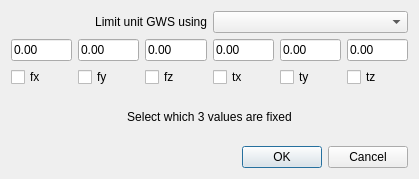
<ui version="4.0" stdsetdef="1" >
  <author></author>
  <comment></comment>
  <exportmacro></exportmacro>
  <class>GWSProjDlgBase</class>
  <widget class="QDialog" name="GWSProjDlgBase" >
    <property name="geometry" >
      <rect>
        <x>0</x>
        <y>0</y>
        <width>419</width>
        <height>179</height>
      </rect>
    </property>
    <property name="sizePolicy" >
      <sizepolicy>
        <hsizetype>5</hsizetype>
        <vsizetype>5</vsizetype>
        <horstretch>0</horstretch>
        <verstretch>0</verstretch>
      </sizepolicy>
    </property>
    <property name="windowTitle" >
      <string>Create GWS Projection</string>
    </property>
    <layout class="QVBoxLayout" >
      <property name="margin" >
        <number>11</number>
      </property>
      <property name="spacing" >
        <number>6</number>
      </property>
      <item>
        <layout class="QHBoxLayout" >
          <property name="margin" >
            <number>0</number>
          </property>
          <property name="spacing" >
            <number>6</number>
          </property>
          <item>
            <widget class="QLabel" name="TextLabel1" >
              <property name="text" >
                <string>Limit unit GWS using</string>
              </property>
              <property name="alignment" >
                <set>Qt::AlignVCenter|Qt::AlignRight</set>
              </property>
              <property name="wordWrap" >
                <bool>false</bool>
              </property>
            </widget>
          </item>
          <item>
            <widget class="QComboBox" name="gwsTypeComboBox" />
          </item>
        </layout>
      </item>
      <item>
        <layout class="QGridLayout" >
          <property name="margin" >
            <number>0</number>
          </property>
          <property name="spacing" >
            <number>6</number>
          </property>
          <item row="1" column="1" >
            <widget class="QCheckBox" name="fyCheckBox" >
              <property name="text" >
                <string>fy</string>
              </property>
            </widget>
          </item>
          <item rowspan="1" row="0" column="0" colspan="6" >
            <layout class="QHBoxLayout" >
              <property name="margin" >
                <number>0</number>
              </property>
              <property name="spacing" >
                <number>6</number>
              </property>
              <item>
                <widget class="QLineEdit" name="fxCoord" >
                  <property name="text" >
                    <string>0.00</string>
                  </property>
                </widget>
              </item>
              <item>
                <widget class="QLineEdit" name="fyCoord" >
                  <property name="text" >
                    <string>0.00</string>
                  </property>
                </widget>
              </item>
              <item>
                <widget class="QLineEdit" name="fzCoord" >
                  <property name="text" >
                    <string>0.00</string>
                  </property>
                </widget>
              </item>
              <item>
                <widget class="QLineEdit" name="txCoord" >
                  <property name="text" >
                    <string>0.00</string>
                  </property>
                </widget>
              </item>
              <item>
                <widget class="QLineEdit" name="tyCoord" >
                  <property name="text" >
                    <string>0.00</string>
                  </property>
                </widget>
              </item>
              <item>
                <widget class="QLineEdit" name="tzCoord" >
                  <property name="text" >
                    <string>0.00</string>
                  </property>
                </widget>
              </item>
            </layout>
          </item>
          <item row="1" column="5" >
            <widget class="QCheckBox" name="tzCheckBox" >
              <property name="text" >
                <string>tz</string>
              </property>
            </widget>
          </item>
          <item row="1" column="0" >
            <widget class="QCheckBox" name="fxCheckBox" >
              <property name="text" >
                <string>fx</string>
              </property>
            </widget>
          </item>
          <item row="1" column="3" >
            <widget class="QCheckBox" name="txCheckBox" >
              <property name="text" >
                <string>tx</string>
              </property>
            </widget>
          </item>
          <item row="1" column="2" >
            <widget class="QCheckBox" name="fzCheckBox" >
              <property name="text" >
                <string>fz</string>
              </property>
            </widget>
          </item>
          <item row="1" column="4" >
            <widget class="QCheckBox" name="tyCheckBox" >
              <property name="text" >
                <string>ty</string>
              </property>
            </widget>
          </item>
        </layout>
      </item>
      <item>
        <widget class="QLabel" name="TextLabel2" >
          <property name="text" >
            <string>Select which 3 values are fixed</string>
          </property>
          <property name="alignment" >
            <set>Qt::AlignCenter</set>
          </property>
          <property name="wordWrap" >
            <bool>false</bool>
          </property>
        </widget>
      </item>
      <item>
        <layout class="QHBoxLayout" >
          <property name="margin" >
            <number>0</number>
          </property>
          <property name="spacing" >
            <number>6</number>
          </property>
          <item>
            <spacer name="Spacer1" >
              <property name="sizeHint" >
                <size>
                  <width>20</width>
                  <height>20</height>
                </size>
              </property>
              <property name="sizeType" >
                <enum>QSizePolicy::Expanding</enum>
              </property>
              <property name="orientation" >
                <enum>Qt::Horizontal</enum>
              </property>
            </spacer>
          </item>
          <item>
            <widget class="QPushButton" name="OKButton" >
              <property name="text" >
                <string>OK</string>
              </property>
            </widget>
          </item>
          <item>
            <widget class="QPushButton" name="CancelButton" >
              <property name="text" >
                <string>Cancel</string>
              </property>
              <property name="autoDefault" >
                <bool>false</bool>
              </property>
            </widget>
          </item>
        </layout>
      </item>
    </layout>
  </widget>
  <layoutdefault spacing="6" margin="11" />
  <pixmapfunction>qPixmapFromMimeSource</pixmapfunction>
  <connections>
    <connection>
      <sender>OKButton</sender>
      <signal>clicked()</signal>
      <receiver>GWSProjDlgBase</receiver>
      <slot>accept()</slot>
    </connection>
    <connection>
      <sender>CancelButton</sender>
      <signal>clicked()</signal>
      <receiver>GWSProjDlgBase</receiver>
      <slot>reject()</slot>
    </connection>
  </connections>
</ui>
